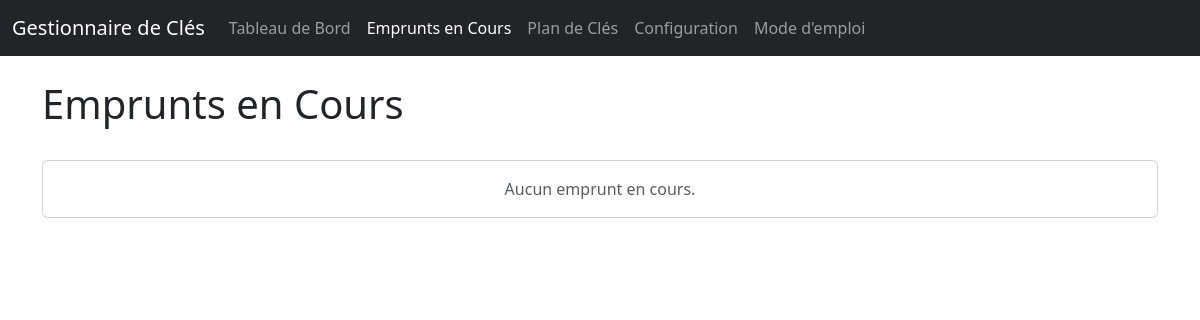
/active-loans, run on an earlier commit of the app's database.
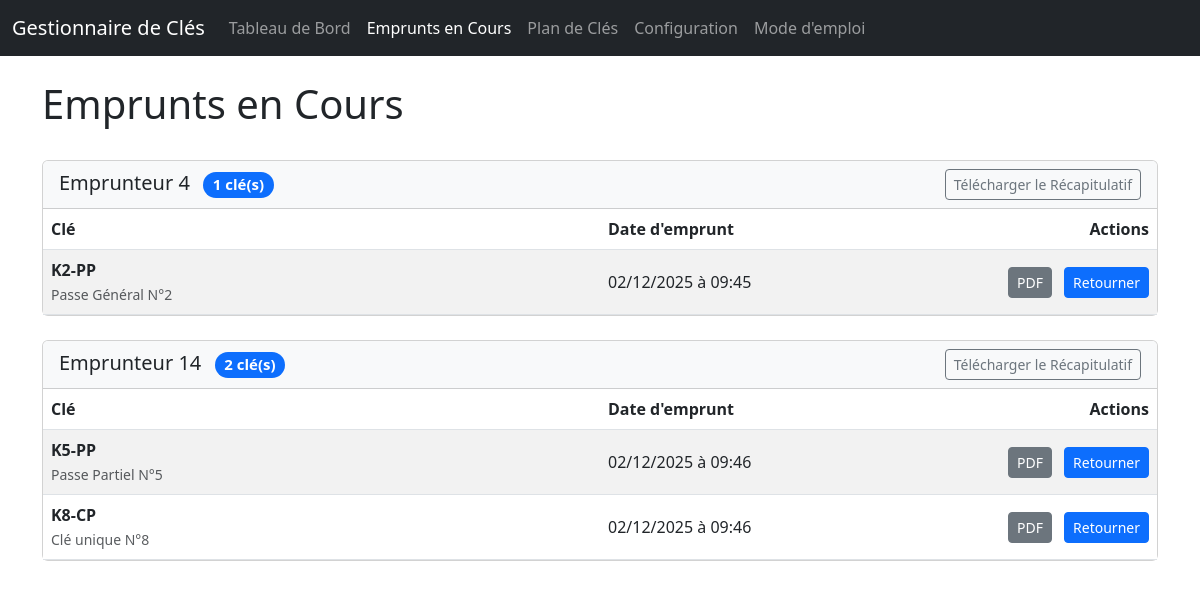
And on a later commit of the database.
### app/main.py (models this page shows)
class Borrower(Base):
    __tablename__ = "borrowers"
    id = Column(Integer, primary_key=True, index=True)
    name = Column(String, index=True, nullable=False)
    email = Column(String, index=True)
    loans = relationship("Loan", back_populates="borrower", cascade="all, delete-orphan")

class Loan(Base):
    __tablename__ = "loans"
    id = Column(Integer, primary_key=True, index=True)
    key_id = Column(Integer, ForeignKey("keys.id"), nullable=False)
    borrower_id = Column(Integer, ForeignKey("borrowers.id"), nullable=False)
    loan_date = Column(DateTime, default=datetime.datetime.utcnow)
    return_date = Column(DateTime, nullable=True)
    key = relationship("Key", back_populates="loans")
    borrower = relationship("Borrower", back_populates="loans")

class Key(Base):
    __tablename__ = "keys"
    id = Column(Integer, primary_key=True, index=True)
    number = Column(String, unique=True, index=True, nullable=False)
    description = Column(String)
    quantity_total = Column(Integer, default=1)
    quantity_reserve = Column(Integer, default=0)
    storage_location = Column(String, nullable=True)
    loans = relationship("Loan", back_populates="key", cascade="all, delete-orphan")
    rooms = relationship("Room", secondary=key_room_association, back_populates="keys")

### app/main.py (the view)
@app.get("/active-loans", response_class=HTMLResponse)
async def view_active_loans(request: Request, db: Session = Depends(get_db)):
    active_loans = db.query(Loan).options(
        joinedload(Loan.key),
        joinedload(Loan.borrower)
    ).filter(Loan.return_date == None).order_by(Loan.borrower_id, Loan.loan_date).all()
    loans_by_borrower = {}
    for loan in active_loans:
        loans_by_borrower.setdefault(loan.borrower, []).append(loan)
    return templates.TemplateResponse("active_loans.html", {"request": request, "loans_by_borrower": loans_by_borrower, "page_title": "Emprunts en Cours"})

### app/templates/active_loans.html (shortened to what this page needs)
<!DOCTYPE html>
<html lang="fr">
<head>
    <link href="https://cdn.jsdelivr.net/npm/bootstrap@5.3.0/dist/css/bootstrap.min.css" rel="stylesheet">
</head>
<body>
    {% include 'navbar.html' %}
    <main class="container" style="padding-top: 5rem;">
        <div class="d-flex justify-content-between align-items-center mb-4">
            <h1>{{ page_title }}</h1>
        </div>
        {% if loans_by_borrower %}
            {% for borrower, loans in loans_by_borrower.items() %}
            <div class="card mb-4">
                <div class="card-header bg-light d-flex justify-content-between align-items-center">
                    <h5 class="mb-0">
                        {{ borrower.name if borrower else 'Inconnu' }}
                        <span class="badge bg-primary rounded-pill ms-2">{{ loans | length }} clé(s)</span>
                    </h5>
                    <a href="/loan/summary/borrower/{{ borrower.id }}" class="btn btn-sm btn-outline-secondary">
                        Télécharger le Récapitulatif
                    </a>
                </div>
                <div class="card-body p-0">
                    <table class="table table-striped table-hover mb-0">
                        <thead>
                            <tr>
                                <th>Clé</th>
                                <th style="width: 25%;">Date d'emprunt</th>
                                <th style="width: 25%;" class="text-end">Actions</th>
                            </tr>
                        </thead>
                        <tbody>
                            {% for loan in loans %}
                            <tr>
                                <td class="align-middle">
                                    <strong>{{ loan.key.number }}</strong><br>
                                    <small class="text-muted">{{ loan.key.description }}</small>
                                </td>
                                <td class="align-middle">{{ loan.loan_date.strftime('%d/%m/%Y à %H:%M') }}</td>
                                <td class="text-end align-middle">
                                    <a href="/loan/receipt/{{ loan.id }}" class="btn btn-secondary btn-sm" target="_blank" title="Voir le PDF">
                                        PDF
                                    </a>
                                    <a href="/return/loan/{{ loan.id }}" class="btn btn-primary btn-sm ms-2" title="Retourner cette clé">
                                        Retourner
                                    </a>
                                </td>
                            </tr>
                            {% endfor %}
                        </tbody>
                    </table>
                </div>
            </div>
            {% endfor %}
        {% else %}
            <div class="card">
                <div class="card-body text-center text-muted">
                    Aucun emprunt en cours.
                </div>
            </div>
        {% endif %}
    </main>
</body>
</html>

What changed in the data, as far as the page shows it:
now on this page (row unchanged): Borrower: name "Emprunteur 4", loans "1"
added Loan: key.number "K2-PP", key.description "Passe Général N°2", loan_date "02/12/2025 à 09:45", shown under "Emprunteur 4"
now on this page (row unchanged): Borrower: name "Emprunteur 14", loans "2"
added Loan: key.number "K5-PP", key.description "Passe Partiel N°5", loan_date "02/12/2025 à 09:46", shown under "Emprunteur 14"
added Loan: key.number "K8-CP", key.description "Clé unique N°8", loan_date "02/12/2025 à 09:46", shown under "Emprunteur 14"
Also different on the page:
text no longer shown: "Aucun emprunt en cours."
